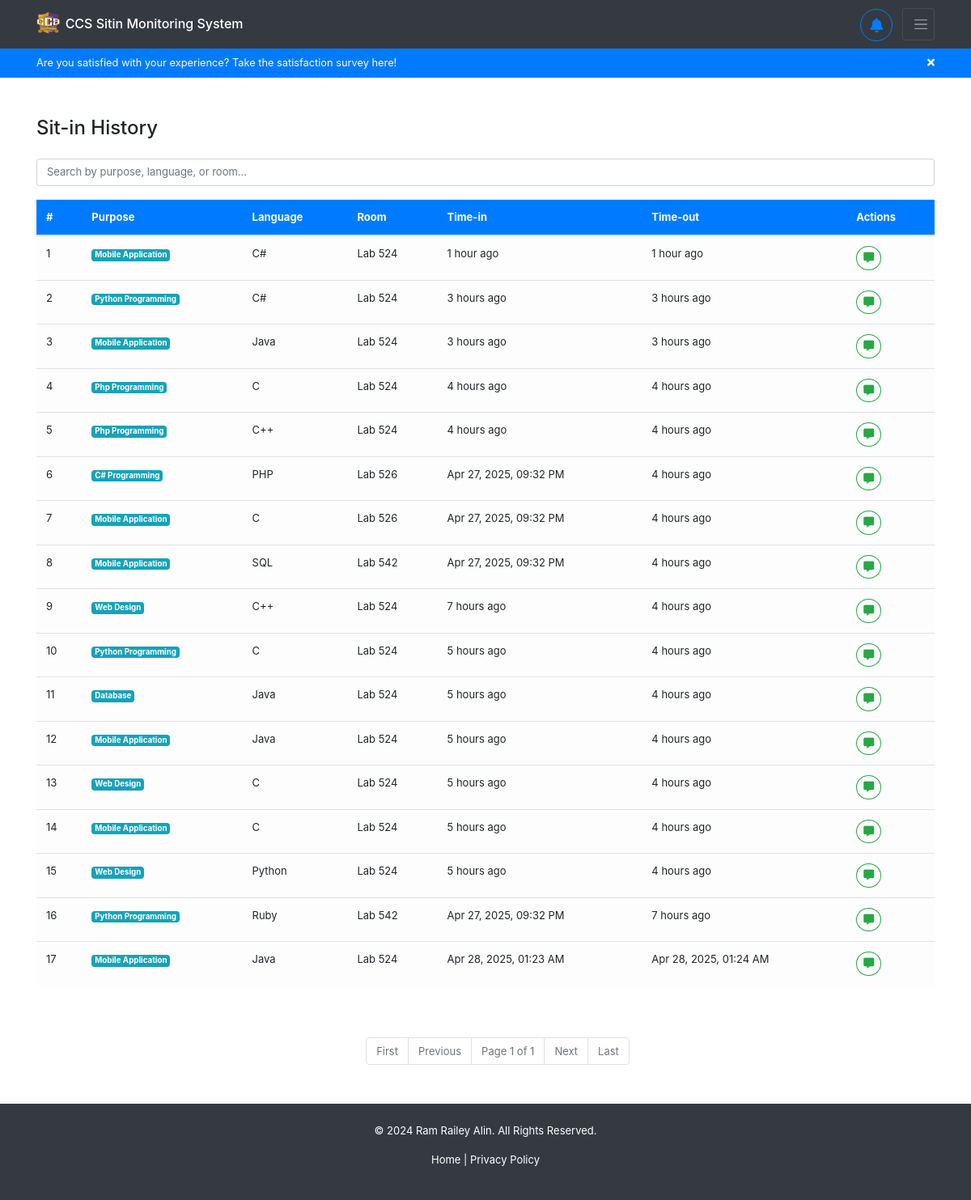
The page /sitins/sitin_history/ (signed in) on the database its author committed.
### sitins/models.py (models this page shows, shortened)
class Sitin(models.Model):
    purpose = models.CharField(max_length=255, choices=SITIN_PURPOSE_CHOICES, blank=True, null=True)
    programming_language = models.CharField(max_length=255, choices=PROGRAMMING_LANGUAGE_CHOICES, blank=True, null=True)
    lab_room = models.CharField(max_length=50, choices=LAB_ROOM_CHOICES, blank=True, null=True)
    sitin_details = models.TextField(blank=True, null=True)
    status = models.CharField(max_length=50, choices=SITIN_STATUS_CHOICES, default="none") # none, approved, denied
    request_date = models.DateTimeField(null=True, blank=True)
    sitin_date = models.DateTimeField(null=True, blank=True)
    logout_date = models.DateTimeField(null=True, blank=True)
    feedback = models.TextField(blank=True, null=True)
    is_rewarded = models.BooleanField(blank=True, null=True, default=False)
    user = models.ForeignKey(User, on_delete=models.CASCADE)

### sitins/views.py (the view)
# urls.py: path('sitin_history/', views.sitin_history, name='sitins-sitin_history'),
@login_required
def sitin_history(request):
    if request.user.is_authenticated:
        sitin_history = Sitin.objects.filter(
            status='finished',
            user=request.user
        ).select_related(
            'user',
            'user__registration'
        ).order_by('-logout_date')
        paginator = Paginator(sitin_history, 25)
        page_number = request.GET.get('page')
        page_obj = paginator.get_page(page_number)
        return render(request, 'sitins/sitin_history.html', {'sitin_history': page_obj})
    return redirect('/')

### backend/templatetags/custom_filters.py (called while the page is built)
@register.filter
def time_ago(value):
    if not value:
        return ""
    now = timezone.localtime(timezone.now())
    value = timezone.localtime(value)
    diff = now - value
    seconds = diff.total_seconds()
    if seconds < 60:
        return f"{int(seconds)} seconds ago"
    elif seconds < 3600:
        minutes = int(seconds / 60)
        return f"{minutes} minute{'s' if minutes != 1 else ''} ago"
    elif seconds < 86400:
        hours = int(seconds / 3600)
        return f"{hours} hour{'s' if hours != 1 else ''} ago"
    else:
        return value.strftime("%b %d, %Y, %I:%M %p ")  # Fallback to date if > 1 day

### sitins/templates/sitins/sitin_history.html (shortened to what this page needs)
{% extends 'backend/base.html' %}
{% load custom_filters %}
{% block content %}
<div class="container mt-5" id="sitin-history">
    <h4 class="mb-4">Sit-in History</h4>
    <div class="mb-3">
        <input type="text" id="searchInput" class="form-control" placeholder="Search by purpose, language, or room...">
    </div>
    <div class="table-responsive d-flex flex-column">
        <table class="table table-hover align-middle">
            <thead class="bg-primary text-white">
                <tr>
                    <th>#</th>
                    <th>Purpose</th>
                    <th>Language</th>
                    <th>Room</th>
                    <th>Time-in</th>
                    <th>Time-out</th>
                    <th>Actions</th>
                </tr>
            </thead>
            <tbody class="table-light">
                {% if sitin_history %}
                {% for sitin in sitin_history %}
                <tr>
                    <td>{{ forloop.counter }}</td>
                    <td><span class="badge bg-info text-white">{{ sitin.purpose }}</span></td>
                    <td>{{ sitin.programming_language }}</td>
                    <td>Lab {{ sitin.lab_room }}</td>
                    <td>{{ sitin.sitin_date|time_ago }}</td>
                    <td>{{ sitin.logout_date|time_ago }}</td>
                    {% if sitin.feedback %}
                    <td>
                        <span class="badge badge-pill badge-success badge-hover-outline"
                        style="cursor: not-allowed;">
                            <i class="fas fa-check-circle"></i> Feedback sent
                        </span>
                    </td>
                    {% else %}
                    <td>
                        <button class="btn btn-sm btn-outline-success rounded-circle feedback-btn"
                                title="Give feedback"
                                onclick="showFeedbackModal('{{ sitin.id }}')">
                            <i class="fas fa-comment-alt"></i>
                        </button>
                    </td>
                    {% endif %}
                </tr>
                {% endfor %}
                {% else %}
                <tr></tr>
                {% endif %}
            </tbody>
        </table>
    </div>
        <ul class="pagination pagination-ul justify-content-center mt-5">
            <li class="page-item {% if not sitin_history.has_previous %}disabled{% endif %}" {% if not sitin_history.has_previous %}style="cursor: not-allowed;"{% endif %}>
                <a class="page-link" href="?page=1">First</a>
            </li>
            <li class="page-item {% if not sitin_history.has_previous %}disabled{% endif %}" {% if not sitin_history.has_previous %}style="cursor: not-allowed;"{% endif %}>
                <a class="page-link" href="?page={% if sitin_history.has_previous %}{{ sitin_history.previous_page_number }}{% else %}#{% endif %}">Previous</a>
            </li>
            <li class="page-item disabled">
                <span class="page-link">Page {{ sitin_history.number }} of {{ sitin_history.paginator.num_pages }}</span>
            </li>
            <li class="page-item {% if not sitin_history.has_next %}disabled{% endif %}" {% if not sitin_history.has_next %}style="cursor: not-allowed;"{% endif %}>
                <a class="page-link" href="?page={% if sitin_history.has_next %}{{ sitin_history.next_page_number }}{% else %}#{% endif %}">Next</a>
            </li>
            <li class="page-item {% if not sitin_history.has_next %}disabled{% endif %}" {% if not sitin_history.has_next %}style="cursor: not-allowed;"{% endif %}>
                <a class="page-link" href="?page={{ sitin_history.paginator.num_pages }}">Last</a>
            </li>
        </ul>
</div>
{% endblock %}

### backend/static/backend/css/styles.css (style rules this page uses)
* { box-sizing: border-box; padding: 0; margin: 0; }
li { text-decoration: none; }
input { width: 100%; font-size: small; }
button { font-size: small; }
.btn { font-size: small; }
ul { font-size: small; margin-left: 30px; }
input[type="text"], input[type="email"], input[type="password"], input[type="number"], input[type="search"], input[type="tel"], input[type="url"], input[type="date"], input[type="datetime-local"], input[type="month"], input[type="week"], input[type="time"], textarea, select { font-size: small !important; }

### sitins/templates/sitins/sitin_history.html (style rules this page uses)
table { font-size: small !important; }

### rows shown on the page
Sitin: purpose "Mobile Application", programming_language "C#", lab_room "524", sitin_date "1 hour ago", logout_date "1 hour ago"
Sitin: purpose "Python Programming", programming_language "C#", lab_room "524", sitin_date "3 hours ago", logout_date "3 hours ago"
Sitin: purpose "Mobile Application", programming_language "Java", lab_room "524", sitin_date "3 hours ago", logout_date "3 hours ago"
Sitin: purpose "Php Programming", programming_language "C", lab_room "524", sitin_date "4 hours ago", logout_date "4 hours ago"
Sitin: purpose "Php Programming", programming_language "C++", lab_room "524", sitin_date "4 hours ago", logout_date "4 hours ago"
Sitin: purpose "C# Programming", programming_language "PHP", lab_room "526", sitin_date "Apr 27, 2025, 09:32 PM", logout_date "4 hours ago"
Sitin: purpose "Mobile Application", programming_language "C", lab_room "526", sitin_date "Apr 27, 2025, 09:32 PM", logout_date "4 hours ago"
Sitin: purpose "Mobile Application", programming_language "SQL", lab_room "542", sitin_date "Apr 27, 2025, 09:32 PM", logout_date "4 hours ago"
Sitin: purpose "Web Design", programming_language "C++", lab_room "524", sitin_date "7 hours ago", logout_date "4 hours ago"
Sitin: purpose "Python Programming", programming_language "C", lab_room "524", sitin_date "5 hours ago", logout_date "4 hours ago"
Sitin: purpose "Database", programming_language "Java", lab_room "524", sitin_date "5 hours ago", logout_date "4 hours ago"
Sitin: purpose "Mobile Application", programming_language "Java", lab_room "524", sitin_date "5 hours ago", logout_date "4 hours ago"
Sitin: purpose "Web Design", programming_language "C", lab_room "524", sitin_date "5 hours ago", logout_date "4 hours ago"
Sitin: purpose "Mobile Application", programming_language "C", lab_room "524", sitin_date "5 hours ago", logout_date "4 hours ago"
Sitin: purpose "Web Design", programming_language "Python", lab_room "524", sitin_date "5 hours ago", logout_date "4 hours ago"
Sitin: purpose "Python Programming", programming_language "Ruby", lab_room "542", sitin_date "Apr 27, 2025, 09:32 PM", logout_date "7 hours ago"
Sitin: purpose "Mobile Application", programming_language "Java", lab_room "524", sitin_date "Apr 28, 2025, 01:23 AM", logout_date "Apr 28, 2025, 01:24 AM"

### other values the page prints
{{ sitin_history.number }} "1"
{{ sitin_history.paginator.num_pages }} "1"
